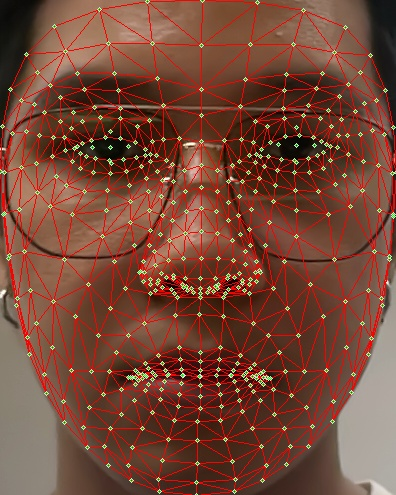
#> input picture Facedetection/saved_images/bank_front.jpg, 396 x 495 px
$ python -i image_utills.py   (imports and definitions only)   (older library calls are emulated)
#> lines starting #> are read from the running program, lines starting #| are printed output that depends on the picture; after the words box and inside, x2 and y2 are one past the last pixel; in counts of white or black regions, pixels touching at a corner belong together
#> further down, picture is the input picture: shape (495, 396, 3); mean B, G, R 54.1, 70.5, 119.8
import asyncio
import base64
from datetime import datetime
import os
from pathlib import Path
from typing import List
import uuid
import cv2
import numpy as np
from skimage.feature import local_binary_pattern
import mediapipe as mp

class Phone_Detection:
    def __init__(self):
        # ปรับค่า threshold ให้ผ่อนคลายลง
        self.IRIS_RATIO_MIN = 0.08  # ลดลงจาก 0.12
        self.IRIS_RATIO_MAX = 0.9   # เพิ่มขึ้นจาก 0.85
        self.IRIS_INTENSITY_THRESHOLD = 100  # เพิ่มขึ้นจาก 80

    # [69 lines left out: functions detect_screen_reflection, analyze_texture_frequency, get_lbp, detect_moire_pattern, not called in this run]

    def detect_phone_shape(self,frame: np.ndarray) -> bool:
        gray_frame = cv2.cvtColor(frame, cv2.COLOR_BGR2GRAY)
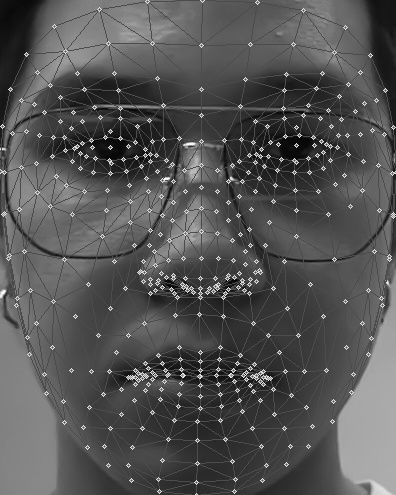
#> gray_frame: shape (495, 396); min 4, max 252, mean 83.4
        edges = cv2.Canny(gray_frame, 50, 150)
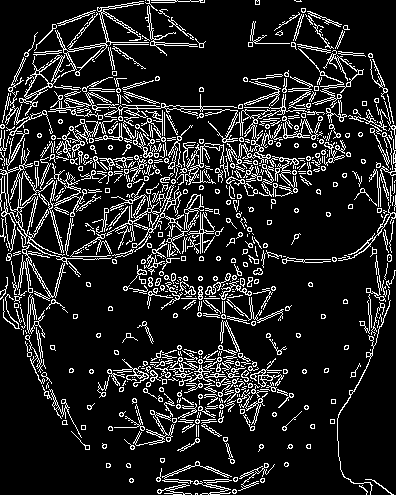
#> edges: shape (495, 396); 13.8% white in thin lines or dots
        contours, _ = cv2.findContours(edges, cv2.RETR_EXTERNAL, cv2.CHAIN_APPROX_SIMPLE)
#> contours = 673 contours, 543 with area under 20; largest, box (x1, y1, x2, y2) and area: (0, 129, 112, 301) 2304, (19, 55, 65, 116) 752, (106, 182, 184, 252) 667, (55, 1, 149, 77) 455, (235, 94, 325, 164) 354

        for contour in contours:
            x, y, w, h = cv2.boundingRect(contour)
            aspect_ratio = w / float(h)

            if 0.6 < aspect_ratio < 2.0 and w > 150 and h > 300:
                return True
#> this loop made 673 passes
#> (x, y, w, h, aspect_ratio) on passes 1 to 3: (195, 493, 3, 2, 1.5), (232, 489, 5, 5, 1), (359, 485, 9, 10, 0.9)
        return False

    # [159 lines left out: functions detect_uniform_brightness, detect_iris, detect_phone_in_frame, check_pixel_patterns, check_color_continuity, detect_moire_pattern, not called in this run]

class Image_utills:
    # [15 lines left out: function convert_cv2_to_base64, not called in this run]

    @staticmethod
    async def save_image(image: np.ndarray, filename: str) -> str:
        try:
            timestamp = datetime.now().strftime("%Y%m%d%H%M%S")
            base_dir = Path(__file__).resolve().parent.parent
            image_storage_path = os.path.join(base_dir, 'images')
            random_filename = (
                    f"{timestamp}_{uuid.uuid4().hex}.jpg"
                )
            filepath = os.path.join(image_storage_path, random_filename)
            print(f"Saving image to: {filepath}")

            # Save the image synchronously since cv2.imwrite is not async
            success = cv2.imwrite(filepath, image)

            if not success:
                raise ValueError("Failed to write image file")

            print(f"Successfully saved image to: {filepath}")
            return filepath
        except Exception as e:
            print(f"Error in save_image: {str(e)}")
            raise ValueError("Failed to save image to file")

    # [18 lines left out: functions read_image_from_path, remove_image, not called in this run]

>>> import cv2
>>> picture = cv2.imread('../../Facedetection/saved_images/bank_front.jpg')
>>> result = Phone_Detection().detect_phone_shape(picture)
#> result = False

$ run again, on Facedetection/saved_images/bank_look_down.jpg
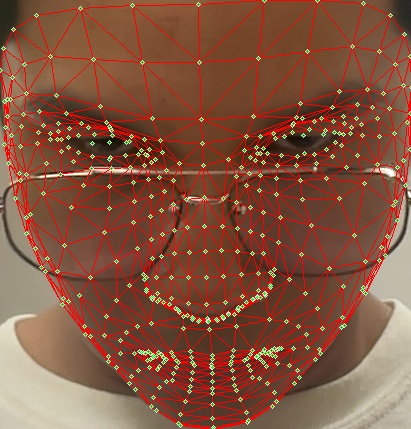
#> input picture Facedetection/saved_images/bank_look_down.jpg, 411 x 429 px
#> picture is the input picture: shape (429, 411, 3); mean B, G, R 62.5, 83.1, 133.3
#> in detect_phone_shape, `gray_frame = cv2.cvtColor(frame, cv2.COLOR_BGR2GRAY)`:
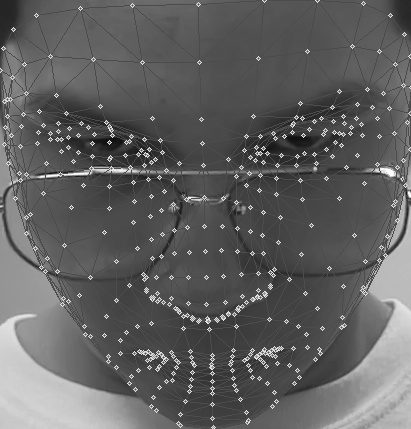
#> gray_frame: shape (429, 411); min 9, max 255, mean 95.8
#> in detect_phone_shape, `edges = cv2.Canny(gray_frame, 50, 150)`:
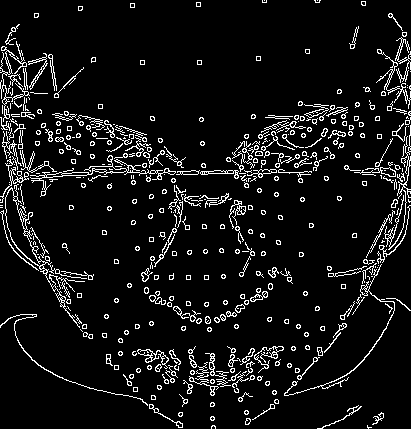
#> edges: shape (429, 411); 7.9% white in thin lines or dots
#> contours = 449 contours, 363 with area under 20; largest, box (x1, y1, x2, y2) and area: (5, 184, 87, 328) 1226, (30, 155, 176, 197) 333, (0, 41, 30, 122) 188, (137, 349, 169, 369) 180, (284, 264, 395, 396) 147
#> the loop in detect_phone_shape, `for contour in contours:` made 449 passes
#> (x, y, w, h, aspect_ratio) on passes 1 to 3: (367, 425, 5, 4, 1.25), (211, 425, 5, 4, 1.25), (245, 418, 6, 7, 0.857)
#> result = False

$ run again, on Facedetection/saved_images/bank_look_up.jpg
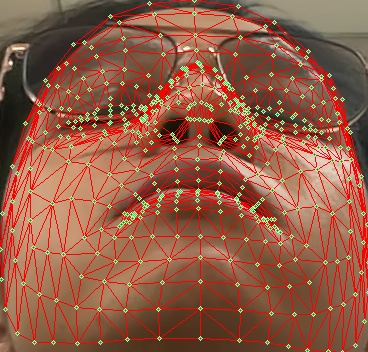
#> input picture Facedetection/saved_images/bank_look_up.jpg, 368 x 352 px
#> picture is the input picture: shape (352, 368, 3); mean B, G, R 69, 90.6, 147.2
#> in detect_phone_shape, `gray_frame = cv2.cvtColor(frame, cv2.COLOR_BGR2GRAY)`:
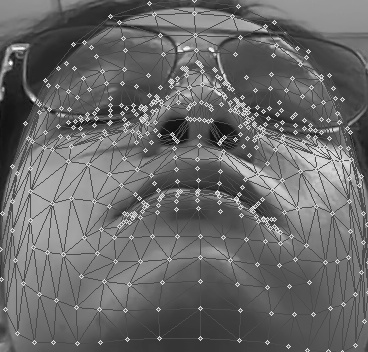
#> gray_frame: shape (352, 368); min 6, max 253, mean 105.1
#> in detect_phone_shape, `edges = cv2.Canny(gray_frame, 50, 150)`:
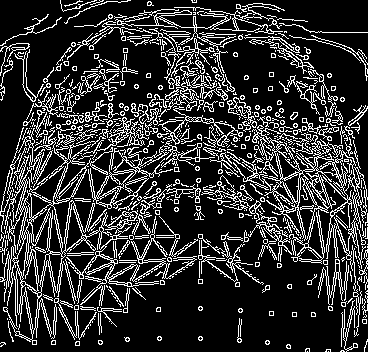
#> edges: shape (352, 368); 19.7% white in thin lines or dots
#> contours = 489 contours, 413 with area under 20; largest, box (x1, y1, x2, y2) and area: (0, 127, 197, 345) 6918, (210, 125, 368, 291) 5840, (88, 145, 173, 209) 1768, (158, 106, 243, 168) 531, (115, 3, 285, 92) 427
#> the loop in detect_phone_shape, `for contour in contours:` made 489 passes
#> (x, y, w, h, aspect_ratio) on passes 1 to 3: (328, 351, 1, 1, 1), (307, 351, 1, 1, 1), (340, 350, 5, 2, 2.5)
#> result = False

$ run again, on Facedetection/saved_images/bank_turn_left.jpg
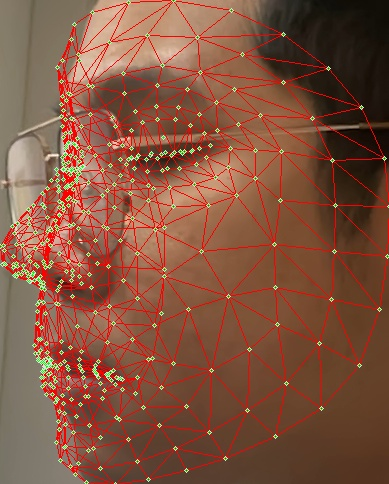
#> input picture Facedetection/saved_images/bank_turn_left.jpg, 389 x 484 px
#> picture is the input picture: shape (484, 389, 3); mean B, G, R 62.3, 82.9, 131.2
#> in detect_phone_shape, `gray_frame = cv2.cvtColor(frame, cv2.COLOR_BGR2GRAY)`:
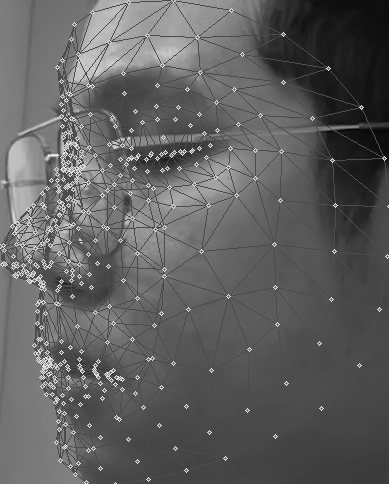
#> gray_frame: shape (484, 389); min 2, max 247, mean 95
#> in detect_phone_shape, `edges = cv2.Canny(gray_frame, 50, 150)`:
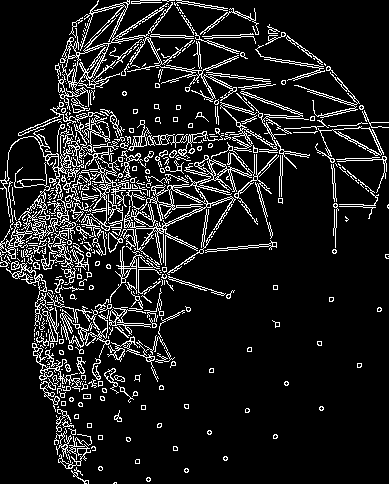
#> edges: shape (484, 389); 11.6% white in thin lines or dots
#> contours = 416 contours, 347 with area under 20; largest, box (x1, y1, x2, y2) and area: (120, 152, 253, 266) 3196, (58, 0, 239, 111) 2750, (0, 127, 84, 285) 1818, (61, 115, 131, 256) 1233, (315, 126, 384, 163) 705
#> the loop in detect_phone_shape, `for contour in contours:` made 416 passes
#> (x, y, w, h, aspect_ratio) on passes 1 to 3: (113, 482, 4, 2, 2), (146, 477, 5, 5, 1), (184, 468, 5, 5, 1)
#> result = False
